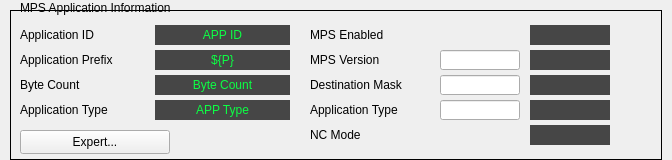
<?xml version="1.0" encoding="UTF-8"?>
<ui version="4.0">
 <class>Form</class>
 <widget class="QWidget" name="Form">
  <property name="geometry">
   <rect>
    <x>0</x>
    <y>0</y>
    <width>672</width>
    <height>160</height>
   </rect>
  </property>
  <property name="windowTitle">
   <string>Form</string>
  </property>
  <widget class="QFrame" name="frame_2">
   <property name="geometry">
    <rect>
     <x>10</x>
     <y>10</y>
     <width>652</width>
     <height>150</height>
    </rect>
   </property>
   <property name="frameShape">
    <enum>QFrame::Box</enum>
   </property>
   <property name="frameShadow">
    <enum>QFrame::Plain</enum>
   </property>
   <widget class="QLabel" name="label_3">
    <property name="geometry">
     <rect>
      <x>10</x>
      <y>15</y>
      <width>130</width>
      <height>20</height>
     </rect>
    </property>
    <property name="text">
     <string>Application ID</string>
    </property>
   </widget>
   <widget class="QLabel" name="label_4">
    <property name="geometry">
     <rect>
      <x>10</x>
      <y>40</y>
      <width>130</width>
      <height>20</height>
     </rect>
    </property>
    <property name="text">
     <string>Application Prefix</string>
    </property>
   </widget>
   <widget class="QLabel" name="label_5">
    <property name="geometry">
     <rect>
      <x>10</x>
      <y>65</y>
      <width>130</width>
      <height>20</height>
     </rect>
    </property>
    <property name="text">
     <string>Byte Count</string>
    </property>
   </widget>
   <widget class="QLabel" name="label_6">
    <property name="geometry">
     <rect>
      <x>10</x>
      <y>90</y>
      <width>130</width>
      <height>20</height>
     </rect>
    </property>
    <property name="text">
     <string>Application Type</string>
    </property>
   </widget>
   <widget class="PyDMLabel" name="PyDMLabel">
    <property name="geometry">
     <rect>
      <x>145</x>
      <y>15</y>
      <width>135</width>
      <height>20</height>
     </rect>
    </property>
    <property name="toolTip">
     <string/>
    </property>
    <property name="styleSheet">
     <string notr="true">color: rgb(12, 255, 68);
background-color: rgb(70, 70, 70);</string>
    </property>
    <property name="text">
     <string>APP ID</string>
    </property>
    <property name="alignment">
     <set>Qt::AlignCenter</set>
    </property>
    <property name="channel" stdset="0">
     <string>ca://${P}:APP_ID</string>
    </property>
   </widget>
   <widget class="PyDMLabel" name="PyDMLabel_3">
    <property name="geometry">
     <rect>
      <x>145</x>
      <y>65</y>
      <width>135</width>
      <height>20</height>
     </rect>
    </property>
    <property name="toolTip">
     <string/>
    </property>
    <property name="styleSheet">
     <string notr="true">color: rgb(12, 255, 68);
background-color: rgb(70, 70, 70);</string>
    </property>
    <property name="text">
     <string>Byte Count</string>
    </property>
    <property name="alignment">
     <set>Qt::AlignCenter</set>
    </property>
    <property name="channel" stdset="0">
     <string>ca://${P}:BYTE_COUNT</string>
    </property>
   </widget>
   <widget class="PyDMLabel" name="PyDMLabel_4">
    <property name="geometry">
     <rect>
      <x>145</x>
      <y>90</y>
      <width>135</width>
      <height>20</height>
     </rect>
    </property>
    <property name="toolTip">
     <string/>
    </property>
    <property name="styleSheet">
     <string notr="true">color: rgb(12, 255, 68);
background-color: rgb(70, 70, 70);</string>
    </property>
    <property name="text">
     <string>APP Type</string>
    </property>
    <property name="alignment">
     <set>Qt::AlignCenter</set>
    </property>
    <property name="channel" stdset="0">
     <string>ca://${P}:APP_TYPE</string>
    </property>
    <property name="displayFormat" stdset="0">
     <enum>PyDMLabel::String</enum>
    </property>
   </widget>
   <widget class="QLabel" name="label_7">
    <property name="geometry">
     <rect>
      <x>145</x>
      <y>40</y>
      <width>135</width>
      <height>20</height>
     </rect>
    </property>
    <property name="styleSheet">
     <string notr="true">color: rgb(12, 255, 68);
background-color: rgb(70, 70, 70);</string>
    </property>
    <property name="text">
     <string>${P}</string>
    </property>
    <property name="alignment">
     <set>Qt::AlignCenter</set>
    </property>
   </widget>
   <widget class="QLabel" name="label_8">
    <property name="geometry">
     <rect>
      <x>300</x>
      <y>15</y>
      <width>85</width>
      <height>20</height>
     </rect>
    </property>
    <property name="text">
     <string>MPS Enabled</string>
    </property>
   </widget>
   <widget class="QLabel" name="label_9">
    <property name="geometry">
     <rect>
      <x>300</x>
      <y>40</y>
      <width>130</width>
      <height>20</height>
     </rect>
    </property>
    <property name="text">
     <string>MPS Version</string>
    </property>
   </widget>
   <widget class="QLabel" name="label_10">
    <property name="geometry">
     <rect>
      <x>300</x>
      <y>65</y>
      <width>130</width>
      <height>20</height>
     </rect>
    </property>
    <property name="text">
     <string>Destination Mask</string>
    </property>
   </widget>
   <widget class="QLabel" name="label_11">
    <property name="geometry">
     <rect>
      <x>300</x>
      <y>90</y>
      <width>130</width>
      <height>20</height>
     </rect>
    </property>
    <property name="text">
     <string>Application Type</string>
    </property>
   </widget>
   <widget class="QLabel" name="label_12">
    <property name="geometry">
     <rect>
      <x>300</x>
      <y>115</y>
      <width>85</width>
      <height>20</height>
     </rect>
    </property>
    <property name="text">
     <string>NC Mode</string>
    </property>
   </widget>
   <widget class="PyDMLineEdit" name="PyDMLineEdit">
    <property name="geometry">
     <rect>
      <x>430</x>
      <y>40</y>
      <width>80</width>
      <height>20</height>
     </rect>
    </property>
    <property name="toolTip">
     <string/>
    </property>
    <property name="channel" stdset="0">
     <string>ca://${P}:MPS_VER</string>
    </property>
   </widget>
   <widget class="PyDMLabel" name="PyDMLabel_2">
    <property name="geometry">
     <rect>
      <x>520</x>
      <y>40</y>
      <width>80</width>
      <height>20</height>
     </rect>
    </property>
    <property name="toolTip">
     <string/>
    </property>
    <property name="styleSheet">
     <string notr="true">color: rgb(12, 255, 68);
background-color: rgb(70, 70, 70);</string>
    </property>
    <property name="alignment">
     <set>Qt::AlignCenter</set>
    </property>
    <property name="channel" stdset="0">
     <string>ca://${P}:MPS_VER_RBV</string>
    </property>
    <property name="displayFormat" stdset="0">
     <enum>PyDMLabel::Hex</enum>
    </property>
   </widget>
   <widget class="PyDMLabel" name="PyDMLabel_5">
    <property name="geometry">
     <rect>
      <x>520</x>
      <y>65</y>
      <width>80</width>
      <height>20</height>
     </rect>
    </property>
    <property name="toolTip">
     <string/>
    </property>
    <property name="styleSheet">
     <string notr="true">color: rgb(12, 255, 68);
background-color: rgb(70, 70, 70);</string>
    </property>
    <property name="alignment">
     <set>Qt::AlignCenter</set>
    </property>
    <property name="channel" stdset="0">
     <string>ca://${P}:BEAM_DEST_MASK_RBV</string>
    </property>
    <property name="displayFormat" stdset="0">
     <enum>PyDMLabel::Hex</enum>
    </property>
   </widget>
   <widget class="PyDMLineEdit" name="PyDMLineEdit_2">
    <property name="geometry">
     <rect>
      <x>430</x>
      <y>65</y>
      <width>80</width>
      <height>20</height>
     </rect>
    </property>
    <property name="toolTip">
     <string/>
    </property>
    <property name="channel" stdset="0">
     <string>ca://${P}:BEAM_DEST_MASK</string>
    </property>
   </widget>
   <widget class="PyDMLabel" name="PyDMLabel_6">
    <property name="geometry">
     <rect>
      <x>520</x>
      <y>90</y>
      <width>80</width>
      <height>20</height>
     </rect>
    </property>
    <property name="toolTip">
     <string/>
    </property>
    <property name="styleSheet">
     <string notr="true">color: rgb(12, 255, 68);
background-color: rgb(70, 70, 70);</string>
    </property>
    <property name="alignment">
     <set>Qt::AlignCenter</set>
    </property>
    <property name="channel" stdset="0">
     <string>ca://${P}:ALT_DEST_MASK_RBV</string>
    </property>
    <property name="displayFormat" stdset="0">
     <enum>PyDMLabel::Hex</enum>
    </property>
   </widget>
   <widget class="PyDMLineEdit" name="PyDMLineEdit_3">
    <property name="geometry">
     <rect>
      <x>430</x>
      <y>90</y>
      <width>80</width>
      <height>20</height>
     </rect>
    </property>
    <property name="toolTip">
     <string/>
    </property>
    <property name="channel" stdset="0">
     <string>ca://${P}:ALT_DEST_MASK</string>
    </property>
   </widget>
   <widget class="PyDMLabel" name="PyDMLabel_7">
    <property name="geometry">
     <rect>
      <x>520</x>
      <y>15</y>
      <width>80</width>
      <height>20</height>
     </rect>
    </property>
    <property name="toolTip">
     <string/>
    </property>
    <property name="styleSheet">
     <string notr="true">color: rgb(12, 255, 68);
background-color: rgb(70, 70, 70);</string>
    </property>
    <property name="alignment">
     <set>Qt::AlignCenter</set>
    </property>
    <property name="channel" stdset="0">
     <string>ca://${P}:MPS_EN_RBV</string>
    </property>
   </widget>
   <widget class="PyDMEnumButton" name="PyDMEnumButton">
    <property name="geometry">
     <rect>
      <x>390</x>
      <y>15</y>
      <width>120</width>
      <height>20</height>
     </rect>
    </property>
    <property name="toolTip">
     <string/>
    </property>
    <property name="alarmSensitiveBorder" stdset="0">
     <bool>false</bool>
    </property>
    <property name="channel" stdset="0">
     <string>ca://${P}:MPS_EN</string>
    </property>
    <property name="useCustomOrder" stdset="0">
     <bool>false</bool>
    </property>
    <property name="orientation" stdset="0">
     <enum>Qt::Horizontal</enum>
    </property>
    <property name="marginTop" stdset="0">
     <number>0</number>
    </property>
    <property name="marginBottom" stdset="0">
     <number>0</number>
    </property>
    <property name="marginLeft" stdset="0">
     <number>0</number>
    </property>
    <property name="marginRight" stdset="0">
     <number>0</number>
    </property>
    <property name="horizontalSpacing" stdset="0">
     <number>0</number>
    </property>
    <property name="verticalSpacing" stdset="0">
     <number>0</number>
    </property>
   </widget>
   <widget class="PyDMEnumButton" name="PyDMEnumButton_2">
    <property name="geometry">
     <rect>
      <x>390</x>
      <y>115</y>
      <width>120</width>
      <height>20</height>
     </rect>
    </property>
    <property name="toolTip">
     <string/>
    </property>
    <property name="alarmSensitiveBorder" stdset="0">
     <bool>false</bool>
    </property>
    <property name="channel" stdset="0">
     <string>ca://${P}:LC1_MODE</string>
    </property>
    <property name="useCustomOrder" stdset="0">
     <bool>false</bool>
    </property>
    <property name="orientation" stdset="0">
     <enum>Qt::Horizontal</enum>
    </property>
    <property name="marginTop" stdset="0">
     <number>0</number>
    </property>
    <property name="marginBottom" stdset="0">
     <number>0</number>
    </property>
    <property name="marginLeft" stdset="0">
     <number>0</number>
    </property>
    <property name="marginRight" stdset="0">
     <number>0</number>
    </property>
    <property name="horizontalSpacing" stdset="0">
     <number>0</number>
    </property>
    <property name="verticalSpacing" stdset="0">
     <number>0</number>
    </property>
   </widget>
   <widget class="PyDMLabel" name="PyDMLabel_8">
    <property name="geometry">
     <rect>
      <x>520</x>
      <y>115</y>
      <width>80</width>
      <height>20</height>
     </rect>
    </property>
    <property name="toolTip">
     <string/>
    </property>
    <property name="styleSheet">
     <string notr="true">color: rgb(12, 255, 68);
background-color: rgb(70, 70, 70);</string>
    </property>
    <property name="alignment">
     <set>Qt::AlignCenter</set>
    </property>
    <property name="channel" stdset="0">
     <string>ca://${P}:LC1_MODE_RBV</string>
    </property>
    <property name="displayFormat" stdset="0">
     <enum>PyDMLabel::String</enum>
    </property>
   </widget>
   <widget class="PyDMRelatedDisplayButton" name="PyDMRelatedDisplayButton">
    <property name="geometry">
     <rect>
      <x>10</x>
      <y>120</y>
      <width>150</width>
      <height>24</height>
     </rect>
    </property>
    <property name="toolTip">
     <string/>
    </property>
    <property name="text">
     <string>Expert...</string>
    </property>
    <property name="filenames" stdset="0">
     <stringlist>
      <string>mps_application_expert.ui</string>
     </stringlist>
    </property>
   </widget>
  </widget>
  <widget class="QLabel" name="label_2">
   <property name="geometry">
    <rect>
     <x>20</x>
     <y>0</y>
     <width>180</width>
     <height>15</height>
    </rect>
   </property>
   <property name="text">
    <string>MPS Application Information</string>
   </property>
  </widget>
 </widget>
 <customwidgets>
  <customwidget>
   <class>PyDMLabel</class>
   <extends>QLabel</extends>
   <header>pydm.widgets.label</header>
  </customwidget>
  <customwidget>
   <class>PyDMEnumButton</class>
   <extends>QWidget</extends>
   <header>pydm.widgets.enum_button</header>
  </customwidget>
  <customwidget>
   <class>PyDMRelatedDisplayButton</class>
   <extends>QPushButton</extends>
   <header>pydm.widgets.related_display_button</header>
  </customwidget>
  <customwidget>
   <class>PyDMLineEdit</class>
   <extends>QLineEdit</extends>
   <header>pydm.widgets.line_edit</header>
  </customwidget>
 </customwidgets>
 <resources/>
 <connections/>
</ui>
